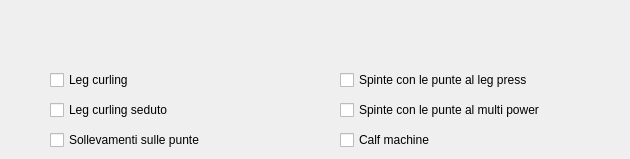
      <widget class="QWidget" name="tab_8">
       <attribute name="title">
        <string>Polpacci/femorali</string>
       </attribute>
       <widget class="QCheckBox" name="checkBox_88">
        <property name="geometry">
         <rect>
          <x>50</x>
          <y>130</y>
          <width>271</width>
          <height>20</height>
         </rect>
        </property>
        <property name="text">
         <string>Sollevamenti sulle punte</string>
        </property>
       </widget>
       <widget class="QCheckBox" name="checkBox_70">
        <property name="geometry">
         <rect>
          <x>340</x>
          <y>100</y>
          <width>231</width>
          <height>20</height>
         </rect>
        </property>
        <property name="text">
         <string>Spinte con le punte al multi power</string>
        </property>
       </widget>
       <widget class="QCheckBox" name="checkBox_80">
        <property name="geometry">
         <rect>
          <x>340</x>
          <y>70</y>
          <width>281</width>
          <height>20</height>
         </rect>
        </property>
        <property name="text">
         <string>Spinte con le punte al leg press</string>
        </property>
       </widget>
       <widget class="QCheckBox" name="checkBox_81">
        <property name="geometry">
         <rect>
          <x>340</x>
          <y>130</y>
          <width>181</width>
          <height>20</height>
         </rect>
        </property>
        <property name="text">
         <string>Calf machine</string>
        </property>
       </widget>
       <widget class="QCheckBox" name="checkBox_75">
        <property name="geometry">
         <rect>
          <x>50</x>
          <y>70</y>
          <width>281</width>
          <height>20</height>
         </rect>
        </property>
        <property name="text">
         <string>Leg curling</string>
        </property>
       </widget>
       <widget class="QCheckBox" name="checkBox_85">
        <property name="geometry">
         <rect>
          <x>50</x>
          <y>100</y>
          <width>281</width>
          <height>20</height>
         </rect>
        </property>
        <property name="text">
         <string>Leg curling seduto</string>
        </property>
       </widget>
      </widget>
